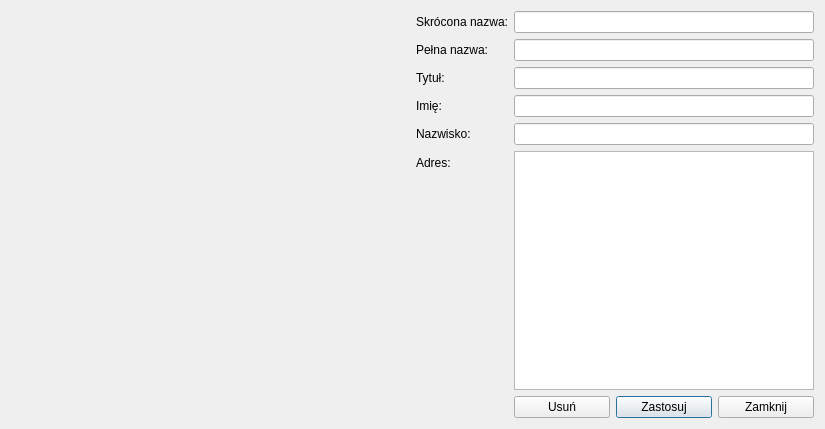
<?xml version="1.0" encoding="UTF-8"?>
<ui version="4.0">
 <class>CustomerEdit</class>
 <widget class="QDialog" name="CustomerEdit">
  <property name="geometry">
   <rect>
    <x>0</x>
    <y>0</y>
    <width>825</width>
    <height>429</height>
   </rect>
  </property>
  <property name="windowTitle">
   <string>Edytor danych klienta</string>
  </property>
  <layout class="QHBoxLayout" name="horizontalLayout_2">
   <item>
    <widget class="CustomerSearch" name="widget" native="true">
     <property name="sizePolicy">
      <sizepolicy hsizetype="Expanding" vsizetype="Expanding">
       <horstretch>0</horstretch>
       <verstretch>0</verstretch>
      </sizepolicy>
     </property>
    </widget>
   </item>
   <item>
    <layout class="QFormLayout" name="formLayout">
     <property name="fieldGrowthPolicy">
      <enum>QFormLayout::AllNonFixedFieldsGrow</enum>
     </property>
     <item row="2" column="0">
      <widget class="QLabel" name="label_4">
       <property name="text">
        <string>Skrócona nazwa:</string>
       </property>
      </widget>
     </item>
     <item row="2" column="1">
      <widget class="QLineEdit" name="skrocona"/>
     </item>
     <item row="3" column="0">
      <widget class="QLabel" name="label_3">
       <property name="text">
        <string>Pełna nazwa:</string>
       </property>
      </widget>
     </item>
     <item row="3" column="1">
      <widget class="QLineEdit" name="pelna"/>
     </item>
     <item row="4" column="0">
      <widget class="QLabel" name="label_5">
       <property name="text">
        <string>Tytuł:</string>
       </property>
      </widget>
     </item>
     <item row="4" column="1">
      <widget class="QLineEdit" name="tytul"/>
     </item>
     <item row="5" column="0">
      <widget class="QLabel" name="label_6">
       <property name="text">
        <string>Imię:</string>
       </property>
      </widget>
     </item>
     <item row="5" column="1">
      <widget class="QLineEdit" name="imie"/>
     </item>
     <item row="6" column="0">
      <widget class="QLabel" name="label_2">
       <property name="text">
        <string>Nazwisko:</string>
       </property>
      </widget>
     </item>
     <item row="6" column="1">
      <widget class="QLineEdit" name="nazwisko">
       <property name="text">
        <string/>
       </property>
      </widget>
     </item>
     <item row="7" column="0">
      <widget class="QLabel" name="label_7">
       <property name="text">
        <string>Adres:</string>
       </property>
      </widget>
     </item>
     <item row="7" column="1">
      <widget class="QPlainTextEdit" name="adres"/>
     </item>
     <item row="8" column="1">
      <layout class="QHBoxLayout" name="horizontalLayout">
       <item>
        <widget class="QPushButton" name="del">
         <property name="text">
          <string>Usuń</string>
         </property>
         <property name="autoDefault">
          <bool>false</bool>
         </property>
        </widget>
       </item>
       <item>
        <widget class="QPushButton" name="apply">
         <property name="text">
          <string>Zastosuj</string>
         </property>
        </widget>
       </item>
       <item>
        <widget class="QPushButton" name="close">
         <property name="text">
          <string>Zamknij</string>
         </property>
        </widget>
       </item>
      </layout>
     </item>
    </layout>
   </item>
  </layout>
 </widget>
 <customwidgets>
  <customwidget>
   <class>CustomerSearch</class>
   <extends>QWidget</extends>
   <header>CustomerSearch.hpp</header>
   <container>1</container>
  </customwidget>
 </customwidgets>
 <resources/>
 <connections/>
</ui>
